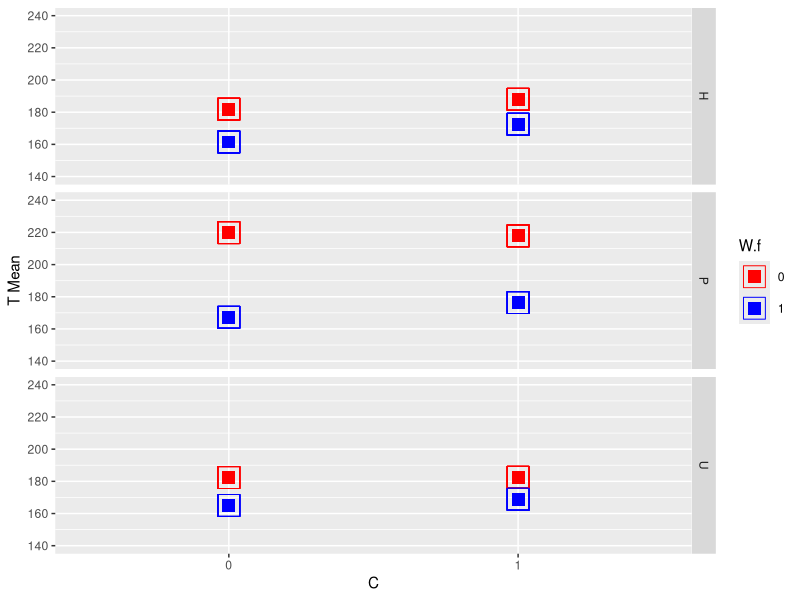

R code for this plot:
## ---- chunk 1
knitr::opts_chunk$set(echo = TRUE)
## ---- chunk 2
library("plyr")
library("tidyverse")
library("nlme")
library("car")
library("hexbin")
library("xtable")
library("knitr")
library("lmerTest")
library("multcomp")
## ---- chunk 3
## Importing the Cognitive data file from my computer.

Cognitive <- read.csv(file = 'Cognitive.csv', header = TRUE)

#Create E variable

Cognitive <- Cognitive %>% mutate(E = if_else(E2==0&E3==0, E <- "H", 
                                 if_else(E2==1&E3==0,E<-"U",E<-"P")))


## ---- chunk 4
Cognitive <- mutate(Cognitive, E2.f = factor(E2), E3.f = factor(E3), C.f = factor(C), W.f = factor(W), Subject.f=factor(Subject), E.f = factor(E))
view(Cognitive)
## ---- chunk 5
#Fit Model 1 using REML

Model1 <- lme(T~E2.f+E3.f+C.f+W.f+ E2.f:C.f + E2.f:W.f + E3.f:C.f + E3.f:W.f + C.f:W.f + E2.f:C.f:W.f + E3.f:C.f:W.f, random = ~ 1+ C.f + W.f | Subject.f, weights = varIdent(form= ~1|C.f),
              method = "REML", data = Cognitive)
## ---- chunk 6
R_hat <-getVarCov(Model1,type="conditional")[[1]]
R_hat
## ---- chunk 7
D_hat <- getVarCov(Model1)[-4,]
D_hat
## ---- chunk 8
#Generate predicted marginal values of T
Cognitive <- mutate(Cognitive, Marg_T_hat = fitted(Model1,level = 0)[-97])
view(Cognitive)
## ---- chunk 9
# Figure 1: Plot of the predicted marginal values of T and the observed mean values of T 
# as a function of C grouped by W, paneled by E

Table_A <- ddply(Cognitive, c("C", "W.f","E.f"), summarise, T_Mean = mean(T))
Table_A <- mutate(Table_A, C.f = factor(C))
## ---- chunk 10
ggplot(data = Cognitive, aes(x = C.f, y = Marg_T_hat)) +
  geom_point(aes(colour = W.f), size=8, shape = 22) +
  geom_point(data = Table_A, aes(C.f, T_Mean, colour = W.f), size = 4, shape = 15) +
  scale_colour_manual(values=c("red","blue")) +
  scale_y_continuous (name="T Mean", limits = c(140,240)) +
  facet_grid(E.f ~.)  +
  labs(x="C")
  #scale_x_continuous (name="C", breaks = seq(from = 0, to = 1, by = 1), limits = c(-0.5,1.5)) +
## ---- chunk 11
sum_model1<-round(coef(summary(Model1)),2)
## ---- chunk 12
Table_1 <- xtable(sum_model1, align = "cccccc", digits = c(2,2,2,2,2,2), label = 'Table 1', caption = 'Estimate of fixed effects in model 1')
print(Table_1, include.rownames = TRUE, caption.placement = "top", file = "Table1.tex", append = TRUE)
## ---- chunk 13
C <- matrix(c(0, -1, 1, 1, 0, 0, -1, 1, 1, 1, 0, 1), 1)
v <- glht(Model1, linfct = C)
summary(v)
## ---- chunk 14
#Fit Model 1 using ML based likelihood

ctrl <- lmeControl(opt = 'optim')

Model1 <- lme(T~E2.f+E3.f+C.f+W.f+ E2.f:C.f + E2.f:W.f + E3.f:C.f + E3.f:W.f + C.f:W.f + E2.f:C.f:W.f + E3.f:C.f:W.f, random = ~ 1+ C.f + W.f | Subject.f, weights = varIdent(form= ~1|C.f),
              method = "ML", control = ctrl, data = Cognitive)

Model2 <- lme(T~E2.f+E3.f+C.f+W.f+ E2.f:C.f + E2.f:W.f + E3.f:C.f + E3.f:W.f + C.f:W.f, random = ~ 1+ C.f + W.f | Subject.f, weights = varIdent(form= ~1|C.f),
              method = "ML", control = ctrl, data = Cognitive)
## ---- chunk 15
anova(Model1, Model2)
